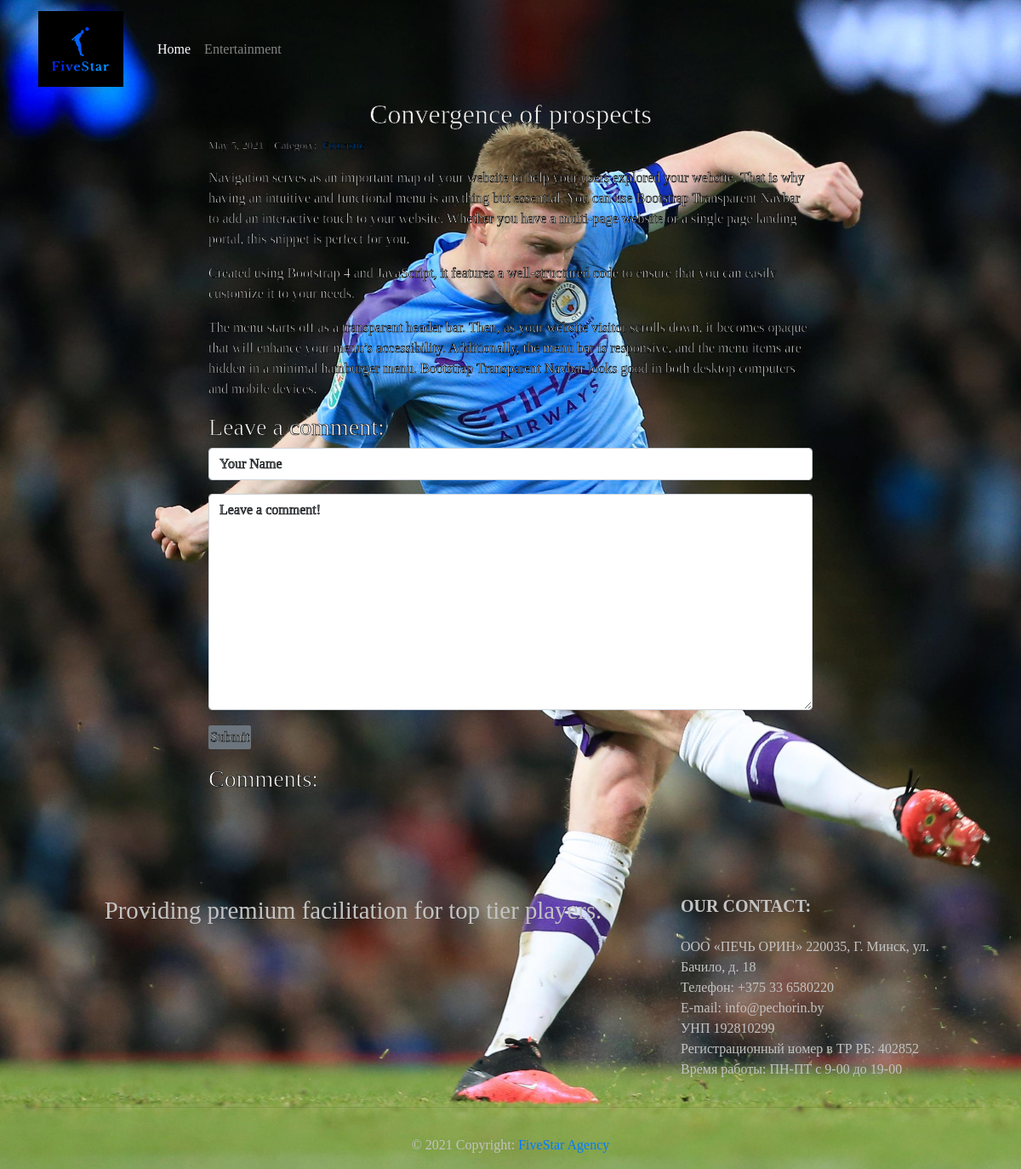
Screenshot of /news/2/ with the database file from the repository.
### news/models.py (models this page shows)
class Post(models.Model):
    title = models.CharField(max_length=255)
    body = models.TextField()
    created_on = models.DateTimeField(auto_now_add=True)
    last_modified = models.DateTimeField(auto_now=True)
    categories = models.ManyToManyField('Category', related_name='Post')

class Category(models.Model):
    name = models.CharField(max_length=20)

### news/views.py (the view, shortened to what this page needs)
# urls.py: path("<int:pk>/", views.news_detail, name="news_detail"),
def news_detail(request, pk):
    post = Post.objects.get(pk=pk)
    form = CommentForm()
    comments = Comment.objects.filter(post=post)
    context = {
        "post": post,
        "comments": comments,
        "form": form,
    }
    return render(request, "news_detail.html", context)

### news/forms.py
class CommentForm(forms.Form):
    author = forms.CharField(
        max_length=60,
        widget=forms.TextInput(attrs={
            "class": "form-control",
            "placeholder": "Your Name"
        })
    )
    body = forms.CharField(widget=forms.Textarea(
        attrs={
            "class": "form-control",
            "placeholder": "Leave a comment!"
        })
    )

### news/templates/news_detail.html (shortened to what this page needs)
{% extends "base.html" %}
{% block page_content %}
<div class="col-md-8 offset-md-2">
    <h1>{{ post.title }}</h1>
    <small>
        {{ post.created_on.date }} |&nbsp;
        Category:&nbsp;
        {% for category in post.categories.all %}
        <a href="{% url 'news_category' category.name %}">
            {{ category.name }}
        </a>&nbsp;
        {% endfor %}
    </small>
    <p>{{ post.body | linebreaks }}</p>
    <h3>Leave a comment:</h3>
    <form action="/news/{{ post.pk }}/" method="post">
        <div class="form-group">
            {{ form.author }}
        </div>
        <div class="form-group">
            {{ form.body }}
        </div>
        <button type="submit" class="btn btn-secondary">Submit</button>
    </form>
    <h3>Comments:</h3>
</div>
{% endblock %}

### projects/static/css/styles.css (style rules this page uses)
body * { font-family: Vollkorn !important; }
.btn { display: inline-block; text-align: center; margin: 2px 0; border: solid 1px transparent; border-radius: 2px; padding: 1px !important; color: #e0e0e0; }
h1 { font-size: 2rem; text-align: center; text-shadow:0px 0px 1px #3a3a3a; -webkit-text-stroke: 0.6px black; color: whitesmoke; }
.offset-md-2 { -webkit-text-stroke: 0.6px black; color: whitesmoke; }

### rows the page displays
Post: title "Convergence of prospects", created_on "May 5, 2021", body "Navigation serves as an important map of your website to help your users explored your website. That is why having an intuitive and functional menu is anything but essential. You can use Bootstrap Transparent Navbar to add an interactive touch to your website. Whether you have a multi-page website or a single page landing portal, this snippet is perfect for you. Created using Bootstrap 4 and JavaScript, it features a well-structured code to ensure that you can easily customize it to your needs. The menu starts off as a transparent header bar. Then, as your website visitor scrolls down, it becomes opaque that will enhance your menu’s accessibility. Additionally, the menu bar is responsive,…"
Category: name "Futuristic"
